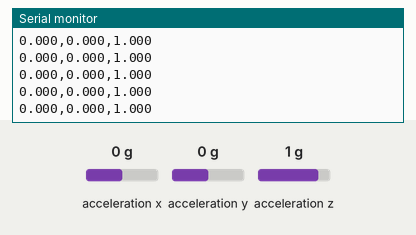
This sketch was run on a simulated Arduino Nano 33 IoT. Shown: the last lines printed to the serial monitor. The test bench sets the inputs (shaded band); at power-on: acceleration x 0 g, acceleration y 0 g, acceleration z 1 g.

Above: at 1.2 s.
1.3 s: acceleration x set to -1.4 g
At 1.43 s:
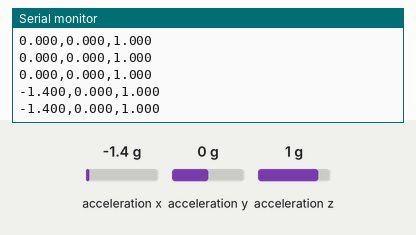
2.8 s: acceleration y set to -1.4 g
At 2.85 s:
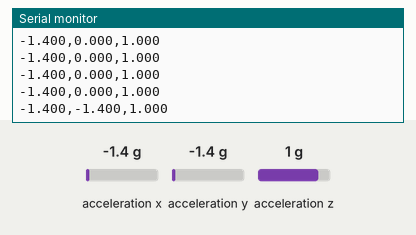
4.3 s: acceleration z set to -1.4 g
At 4.37 s:
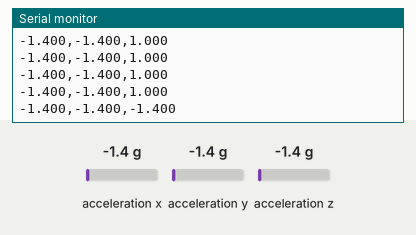

Measured:
- after the input at 1.3 s, the serial monitor: prints a new line at once (image 1)
- after the input at 2.8 s, the serial monitor: prints a new line at once (image 2)
- after the input at 4.3 s, the serial monitor: prints a new line after 0.06 s (image 3)

The sketch:

sketch_LSM6DS3.ino
```cpp
// ==== LSM6DS3 Accelerometer on Arduino Nano 33 IoT ====
// Library: "Arduino_LSM6DS3" (by Arduino)
#include <Arduino_LSM6DS3.h>

const unsigned long SAMPLE_MS = 100; // 10 Hz is fine for general motion

void setup() {
  Serial.begin(115200);
  while (!Serial) { delay(10); }
  if (!IMU.begin()) {
    Serial.println("#ERROR:IMU");
    while (1) { delay(100); }
  }
  Serial.println("#LSM6DS3,ax_g,ay_g,az_g");
}

void loop() {
  float ax, ay, az;
  if (IMU.accelerationAvailable()) {
    IMU.readAcceleration(ax, ay, az); // g units
    Serial.print(ax, 3); Serial.print(",");
    Serial.print(ay, 3); Serial.print(",");
    Serial.println(az, 3);
  }
  delay(SAMPLE_MS);
}
```
